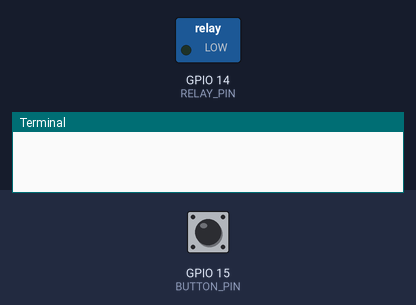
A program run on a simulated Raspberry Pi (BCM pin numbers). On the bench: switched loads named in the program (green lamp = pin HIGH), the last lines printed to the terminal. Inputs (shaded band) come from the test bench; at power-on: GPIO 15 (BUTTON_PIN) HIGH.

Above: at 1.2 s.
1.3 s: GPIO 15 (BUTTON_PIN) pulled LOW for 0.15 s
At 1.4 s:
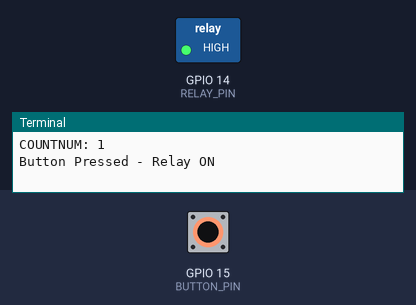
3.0 s: GPIO 15 (BUTTON_PIN) pulled LOW for 3.2 s
At 6.6 s:
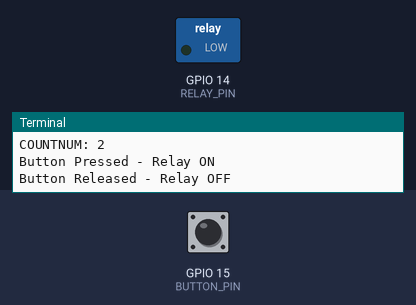
Timing chart, 0 to 8.1 s (numbered marks = the images above; inputs shaded):
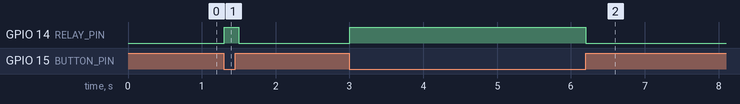

Measured:
- after the input at 1.3 s, GPIO 14 (RELAY_PIN): LOW → HIGH at once, → LOW 0.20 s later
- after the input at 3.0 s, GPIO 14 (RELAY_PIN): LOW → HIGH at once, → LOW 3.2 s later

The program:

CountIncrement.py
```python
import RPi.GPIO as GPIO
import time

# Define GPIO pins
RELAY_PIN = 14  # GPIO14 for the relay
BUTTON_PIN = 15  # GPIO15 for the button

# Set up GPIO
GPIO.setmode(GPIO.BCM)
GPIO.setup(RELAY_PIN, GPIO.OUT)  # Set relay as output
GPIO.setup(BUTTON_PIN, GPIO.IN, pull_up_down=GPIO.PUD_UP)  # Set pull-up resistor

count = 0  # Initialize count variable
button_previous = GPIO.HIGH  # Track previous button state

try:
    while True:
        button_state = GPIO.input(BUTTON_PIN)  # Read button state

        # Detect button press (falling edge)
        if button_state == GPIO.LOW and button_previous == GPIO.HIGH:
            count += 1  # Increment count
            print(f"COUNTNUM: {count}")  # Print count
            print("Button Pressed - Relay ON")
            GPIO.output(RELAY_PIN, GPIO.HIGH)  # Turn ON relay

        # Detect button release (rising edge)
        elif button_state == GPIO.HIGH and button_previous == GPIO.LOW:
            print("Button Released - Relay OFF")
            GPIO.output(RELAY_PIN, GPIO.LOW)  # Turn OFF relay

        button_previous = button_state  # Update previous button state
        time.sleep(0.1)  # Small delay to avoid bouncing

except KeyboardInterrupt:
    print("\nExiting...")
    GPIO.cleanup()  # Clean up GPIO on exit
t
```
